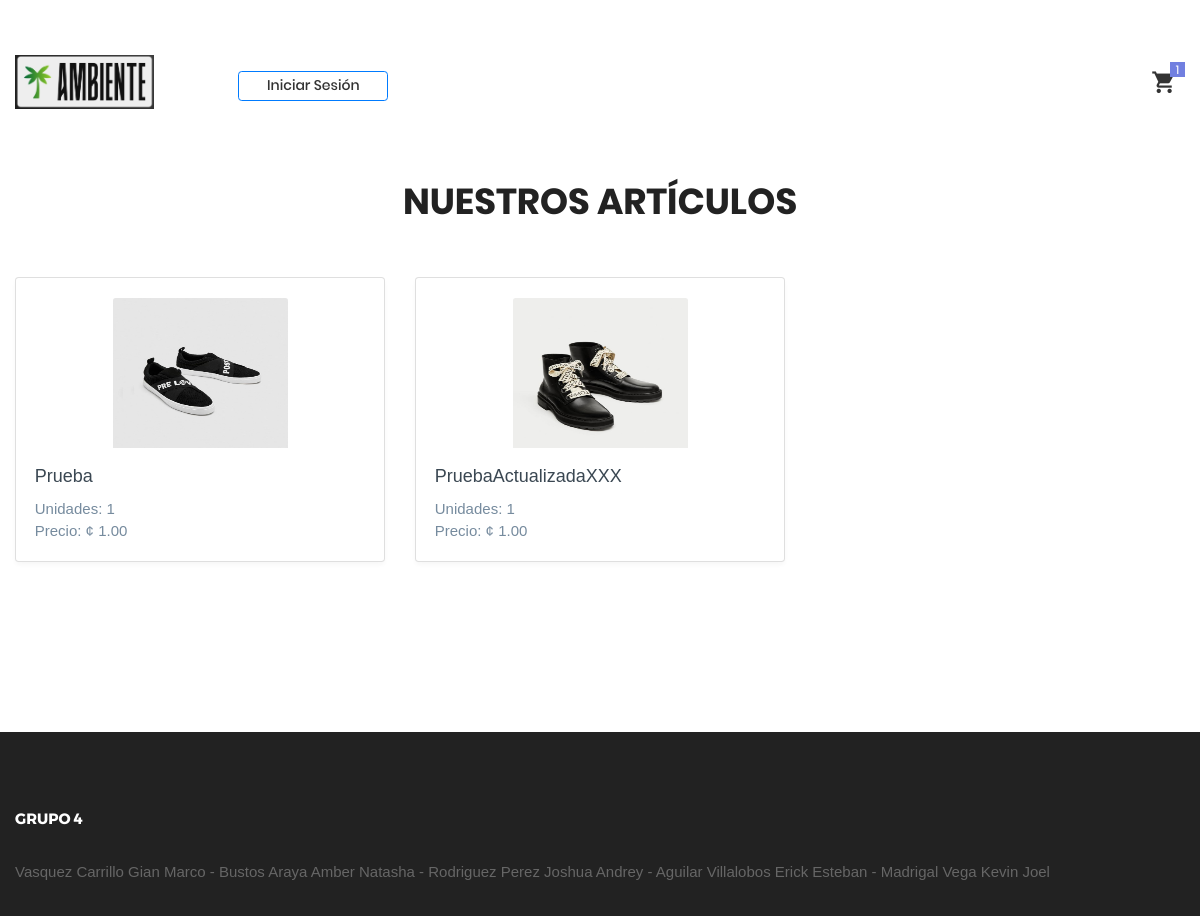
Page /View/Login/home.php on the earlier database version.
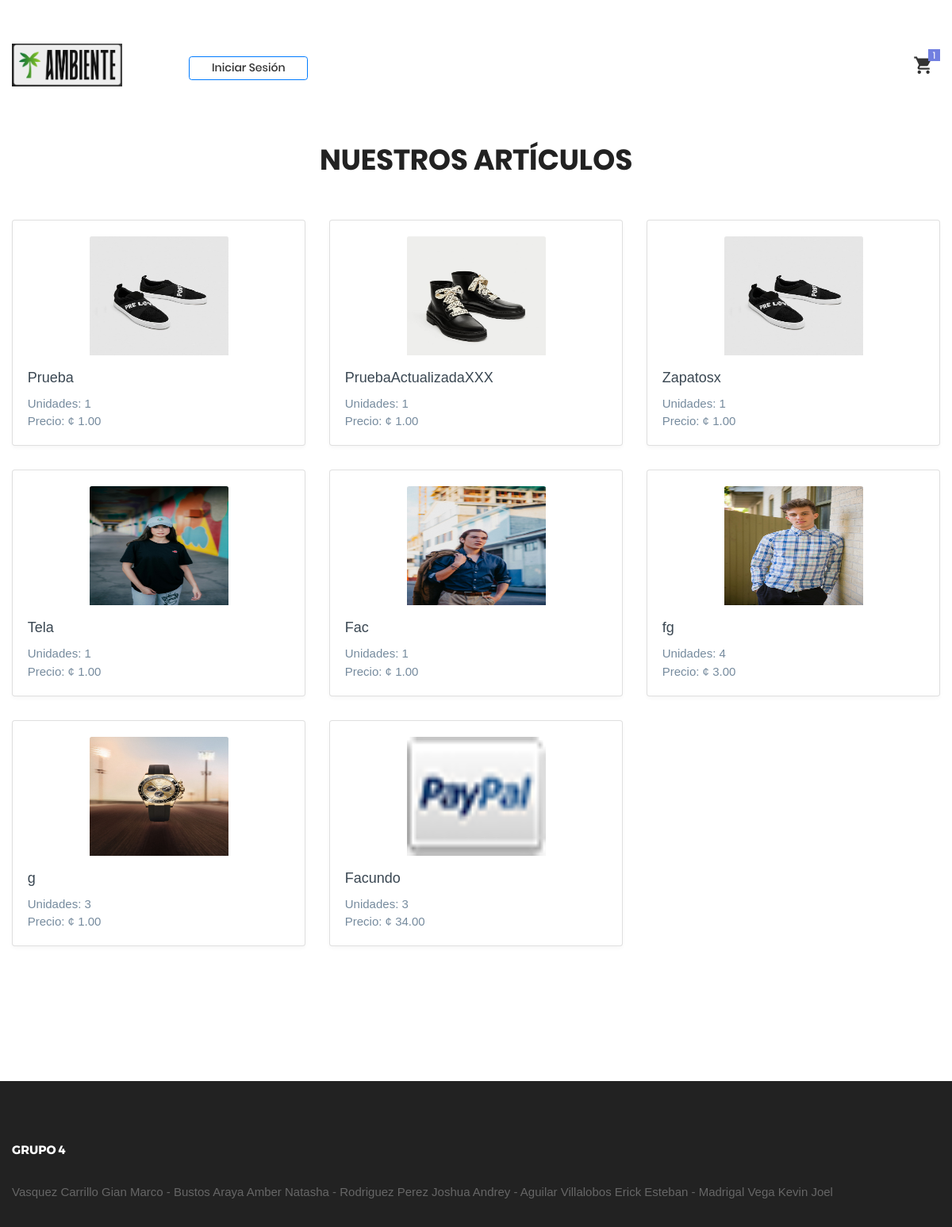
Same page on the later database version.
### tables this page shows
CREATE TABLE `articulos` (
  `articuloID` int(11) NOT NULL AUTO_INCREMENT,
  `nombre` varchar(100) NOT NULL,
  `precio` decimal(10,2) NOT NULL,
  `cantidad` int(11) NOT NULL,
  `imagen` varchar(1000) NOT NULL,
  `categoriaID` int(11) NOT NULL,
  PRIMARY KEY (`articuloID`),
  KEY `categoriaID` (`categoriaID`),
  CONSTRAINT `articulos_ibfk_1` FOREIGN KEY (`categoriaID`) REFERENCES `categorias` (`categoriaID`)
);

### Model/ArticulosModel.php (called while the page is built, shortened)
<?php
function ConsultarArticulosModel()
{
    try
    {
        $enlace = AbrirBD();
        $sentencia = "CALL ConsultarArticulos()";
        $resultado = $enlace -> query($sentencia);
        return $resultado;
    }
    catch(Exception $ex)
    {
        return null;
    }
}
?>

### Controller/ArticulosController.php (called while the page is built, shortened)
<?php
include_once $_SERVER["DOCUMENT_ROOT"] . '/ProyectoAmbienteWeb/Model/ArticulosModel.php';
function ConsultarArticulos()
{
    return ConsultarArticulosModel();
}
?>

### View/Login/home.php (the view, shortened to what this page needs)
<?php
    include_once $_SERVER["DOCUMENT_ROOT"] . '/ProyectoAmbienteWeb/View/layout.php';
    include_once $_SERVER["DOCUMENT_ROOT"] . '/ProyectoAmbienteWeb/Controller/ArticulosController.php';
?>
<!DOCTYPE html>
<html lang="en">
<?php
    ReferenciasCSS();
?>
<body class="animsition">
	<?php
        MostrarHeader();
    ?>
<section class="bg0 p-t-23 p-b-140">
    <div class="container">
        <div class="p-b-10">
            <h3 class="ltext-103 cl5" style="text-align: center;">
			<br/><br/>
                NUESTROS ARTÍCULOS
            </h3>
        </div>
		<br/><br/>
        <div class="row">
            <?php
                $articulos = ConsultarArticulos();
                while ($fila = mysqli_fetch_array($articulos)) {
                    echo '
                    <div class="col-lg-4 col-md-6 col-sm-12">
                        <div class="card">
                            <div style="text-align:center">
                                <img class="card-img-top" src="' . $fila["imagen"] . '" style="width:175px; height:150px; margin-top:20px">
                            </div>
                            <div class="card-body">
                                <h5 class="card-title">' . $fila["nombre"] . '</h5>
                                Unidades: ' . $fila["cantidad"] . ' <br/>
                                Precio: ¢ ' . number_format($fila["precio"], 2) . '
                                <br/>';
                                echo '</div>
                        </div>
                    </div>';
                }
            ?>
        </div>
    </div>
</section>
	<footer class="bg3 p-t-75 p-b-32">
    <div class="container">
                <h4 class="stext-301 cl0 p-b-30">
                    Grupo 4
                </h4>
                    <p>Vasquez Carrillo Gian Marco - Bustos Araya Amber Natasha - Rodriguez Perez Joshua Andrey - Aguilar Villalobos Erick Esteban - Madrigal Vega Kevin Joel</p>
            </div>
</footer>
</body>
</html>

### View/layout.php (shortened to what this page needs)
<?php
function MostrarHeader()
{
    echo '
        <header style="position: fixed; top: 0; left: 0; width: 100%; z-index: 1000; background-color: #fff; box-shadow: 0 2px 5px rgba(0, 0, 0, 0.1);">
            <div class="container-menu-desktop">
                <div class="wrap-menu-desktop">
                    <nav class="limiter-menu-desktop container">
                        <a href="../Login/Home.php" class="logo">
                            <img src="../images/logo-01.jpeg" alt="IMG-LOGO">
                        </a>
                        <div class="menu-desktop">
                            <ul class="main-menu">';
    if (isset($_SESSION["NombreCliente"])) {
        echo '
                                    <li>
                                        <a href="../Cliente/consultarPerfil.php">Mi Perfil</a>
                                    </li>
                                    <li>
                                        <a href="../Cliente/cambiarAcceso.php">Seguridad</a>
                                    </li>
                                    <li>
                                        <a href="../Soporte/crearSolicitud.php">Servicio al Cliente</a>
                                    </li>
                                    <li>
                                        <form action="" method="POST">
                                            <button type="submit" style="width:150px" id="btnCerrarSesion" name="btnCerrarSesion"
                                            class="btn btn-outline-primary mx-3 mt-2 d-block">Cerrar Sesión</button>
                                        </form>
                                    </li>';
    } else {
        echo '
                                    <li>
                                        <a href="../Login/inicioSesion.php" style="width:150px"
                                                    class="btn btn-outline-primary mx-3 mt-2 d-block">Iniciar Sesión</a>
                                    </li>';
    }
    echo '
                            </ul>
                        </div>
                        <div class="wrap-icon-header flex-w flex-r-m">
                            <div class="icon-header-item cl2 hov-cl1 trans-04 p-l-22 p-r-11 icon-header-noti js-show-cart" data-notify="1">
                                <i class="zmdi zmdi-shopping-cart"></i>
                            </div>
                        </div>
                    </nav>
                </div>
            </div>
            <div class="wrap-header-mobile">
                <div class="logo-mobile">
                </div>
                    <div class="icon-header-item cl2 hov-cl1 trans-04 p-r-11 p-l-10 icon-header-noti js-show-cart" data-notify="2">
                        <i class="zmdi zmdi-shopping-cart"></i>
                    </div>
            </div>
        </header>
        <div style="margin-top: 80px;"></div>';
}
function ReferenciasCSS()
{
    echo '
            <head>
	            <meta charset="UTF-8">
	            <meta name="viewport" content="width=device-width, initial-scale=1">
                <meta charset="utf-8">
                <title>Tienda Ambiente</title>
                <link rel="shortcut icon" type="image/png" href="../images/logo-01.jpeg" />
                <link rel="stylesheet" href="../css/proyecto.css" />
                <link rel="stylesheet" href="../css/styles.min.css" />
                <link rel="stylesheet" href="https://cdn.datatables.net/2.1.8/css/dataTables.bootstrap5.css" />
                <link rel="stylesheet" href="https://cdnjs.cloudflare.com/ajax/libs/font-awesome/4.7.0/css/font-awesome.css" />
                <link rel="stylesheet" href="https://cdn.jsdelivr.net/npm/sweetalert2@11.14.5/dist/sweetalert2.min.css" />
                <link rel="stylesheet" type="text/css" href="../css/bootstrap.min.css">
                <link rel="stylesheet" type="text/css" href="../css/font-awesome.min.css">
                <link rel="stylesheet" type="text/css" href="../css/material-design-iconic-font.min.css">
                <link rel="stylesheet" type="text/css" href="../css/icon-font.min.css">
                <link rel="stylesheet" type="text/css" href="../css/animate.css">
                <link rel="stylesheet" type="text/css" href="../css/hamburgers.min.css">
                <link rel="stylesheet" type="text/css" href="../css/animsition.min.css">
                <link rel="stylesheet" type="text/css" href="../css/select2.min.css">
                <link rel="stylesheet" type="text/css" href="../css/daterangepicker.css">
                <link rel="stylesheet" type="text/css" href="../css/slick.css">
                <link rel="stylesheet" type="text/css" href="../css/magnific-popup.css">
                <link rel="stylesheet" type="text/css" href="../css/perfect-scrollbar.css">
                <link rel="stylesheet" type="text/css" href="../css/util.css">
                <link rel="stylesheet" type="text/css" href="../css/main.css">
            </head>';
}

### View/css/main.css (style rules this page uses)
.container { max-width: 1380px; }
@media (max-width: 1600px) { .container { max-width: 1200px; } }
.container-menu-desktop { overflow-y: auto !important; position: relative !important; overflow: visible !important; height: auto; width: 100%; -webkit-transition: all 0.3s; -o-transition: all 0.3s; -moz-transition: all 0.3s; transition: all 0.3s; }
.wrap-menu-desktop { position: fixed; z-index: 1100; background-color: transparent; width: 100%; height: 84px; top: 40px; left: 0px; -webkit-transition: height 0.3s, background-color 0.3s; -o-transition: height 0.3s, background-color 0.3s; -moz-transition: height 0.3s, background-color 0.3s; transition: height 0.3s, background-color 0.3s; }
.limiter-menu-desktop { height: 100%; display: -webkit-box; display: -webkit-flex; display: -moz-box; display: -ms-flexbox; display: flex; align-items: center; background-color: transparent; }
.logo { display: -webkit-box; display: -webkit-flex; display: -moz-box; display: -ms-flexbox; display: flex; align-items: center; height: 65%; margin-right: 55px; }
.logo img { max-width: 100%; max-height: 100%; }
.menu-desktop { display: -webkit-box; display: -webkit-flex; display: -moz-box; display: -ms-flexbox; display: flex; align-items: center; height: 100%; }
.main-menu { list-style-type: none; margin: 0; display: -webkit-box; display: -webkit-flex; display: -moz-box; display: -ms-flexbox; display: flex; align-items: center; }
.main-menu > li { display: block; position: relative; padding: 20px 10px 20px 0px; margin: 0px 4px 0px 14px; }
.main-menu > li > a { font-family: Poppins-Medium; font-size: 14px; color: #333; padding: 5px 0px; transition: all 0.4s; -webkit-transition: all 0.4s; -o-transition: all 0.4s; -moz-transition: all 0.4s; }
.wrap-icon-header { flex-grow: 1; }
.icon-header-item { position: relative; font-size: 26px; line-height: 1; cursor: pointer; }
.icon-header-noti::after { content: attr(data-notify); font-family: Poppins-Regular; font-size: 12px; color: #fff; line-height: 15px; text-align: center; display: block; position: absolute; top: -7px; right: 0; min-width: 15px; height: 15px; padding: 0 3px; background-color: #717fe0; }
.cl0 { color: #fff; }
.cl2 { color: #333; }
.cl5 { color: #222; }
.stext-301 { font-family: Montserrat-Bold; font-size: 15px; line-height: 1.6; text-transform: uppercase; }
.ltext-103 { font-family: Poppins-Bold; font-size: 36px; line-height: 1.1; text-transform: uppercase; }
.bg0 { background-color: #fff; }
.bg3 { background-color: #222; }

Differences in the rows shown:
added articulos: imagen (picture), nombre "Zapatosx", cantidad "1", precio "1.00"
added articulos: imagen (picture), nombre "Tela", cantidad "1", precio "1.00"
added articulos: imagen (picture), nombre "Fac", cantidad "1", precio "1.00"
added articulos: imagen (picture), nombre "fg", cantidad "4", precio "3.00"
added articulos: imagen (picture), nombre "g", cantidad "3", precio "1.00"
added articulos: imagen (picture), nombre "Facundo", cantidad "3", precio "34.00"
